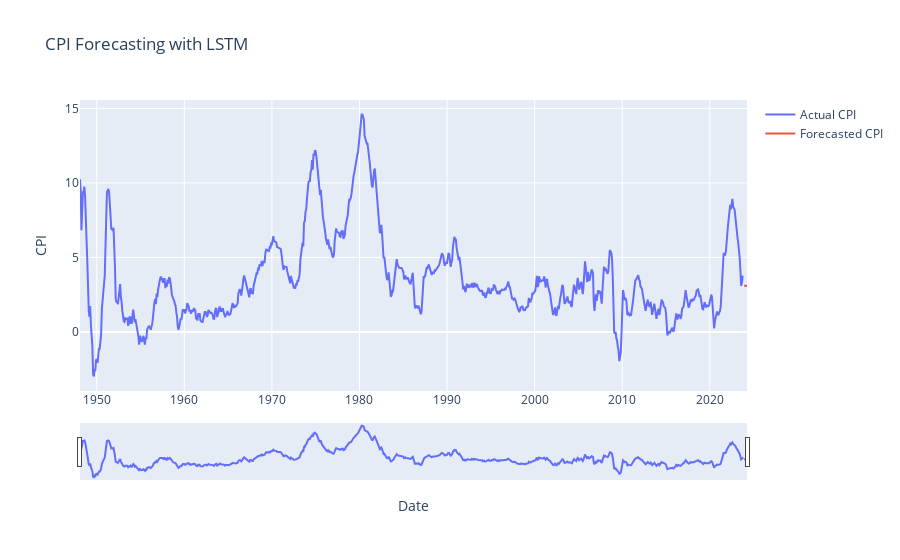

Notebook source saved alongside this figure:
### Code cell
import pandas as pd
import numpy as np
import plotly.graph_objs as go

# Assuming df, model, and scaler are already defined

# Number of months to forecast
months_to_forecast = 5

# Start with the last available sequence
new_data = df.iloc[-seq_length:]['value'].values.reshape(-1, 1)

# Scale the initial sequence
new_data_scaled = scaler.transform(new_data)

# Initialize arrays for storing forecasts and dates
forecast_values = []
forecast_dates = []
last_known_date = pd.to_datetime(plot_data['Date'].iloc[-1])

for i in range(months_to_forecast):
    # Reshape for LSTM input
    lstm_input = new_data_scaled.reshape(1, seq_length, 1)

    # Forecast the next month
    next_month_prediction_scaled = model.predict(lstm_input)

    # Inverse transform the prediction
    next_month_prediction = scaler.inverse_transform(next_month_prediction_scaled.reshape(-1, 1))

    # Store forecasted value
    forecast_values.append(next_month_prediction[0][0])

    # Calculate the forecast date
    forecast_date = last_known_date + pd.DateOffset(months=i + 1)
    forecast_dates.append(forecast_date)

    # Append the prediction for the next iteration
    new_data_scaled = np.append(new_data_scaled, next_month_prediction_scaled)[-seq_length:]

# Creating a DataFrame for forecasted data
forecast_df = pd.DataFrame({
    'Date': forecast_dates,
    'Forecasted CPI': forecast_values
})

# Plotting the data
fig = go.Figure()

# Add actual data trace
fig.add_trace(go.Scatter(x=plot_data['Date'], y=df['value'], mode='lines', name='Actual CPI'))

# Add forecasted data trace
fig.add_trace(go.Scatter(x=forecast_df['Date'], y=forecast_df['Forecasted CPI'], mode='lines', name='Forecasted CPI'))

# Update layout
fig.update_layout(
    title='CPI Forecasting with LSTM',
    xaxis_title='Date',
    yaxis_title='CPI',
    xaxis_rangeslider_visible=True
)

# Show the figure
fig.show()

### Figure 1 — Plotly figure (JSON) as saved in the notebook; plotly's stock layout.template omitted (floating-point values rounded to 4 significant figures; data arrays with more than 128 entries replaced by an {"elided": "..."} marker saying what was removed)
{"data": [{"mode": "lines", "name": "Actual CPI", "type": "scatter", "x": {"elided": "909 str values"}, "y": {"elided": "911 float values"}}, {"mode": "lines", "name": "Forecasted CPI", "type": "scatter", "x": ["2023-12-01T00:00:00", "2024-01-01T00:00:00", "2024-02-01T00:00:00", "2024-03-01T00:00:00", "2024-04-01T00:00:00"], "y": [3.11, 3.101, 3.092, 3.083, 3.074]}], "layout": {"title": {"text": "CPI Forecasting with LSTM"}, "xaxis": {"rangeslider": {"visible": true}, "title": {"text": "Date"}}, "yaxis": {"title": {"text": "CPI"}}}}
